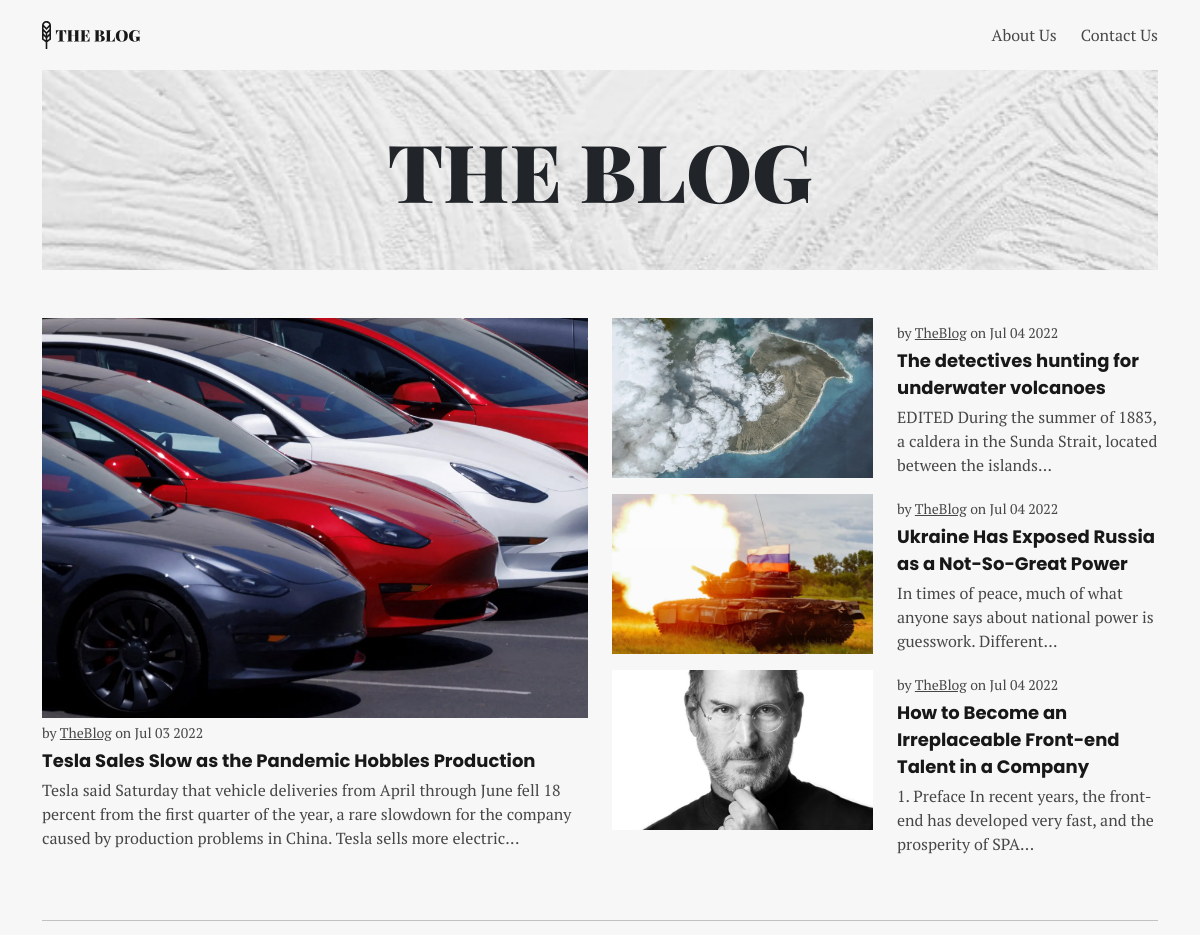
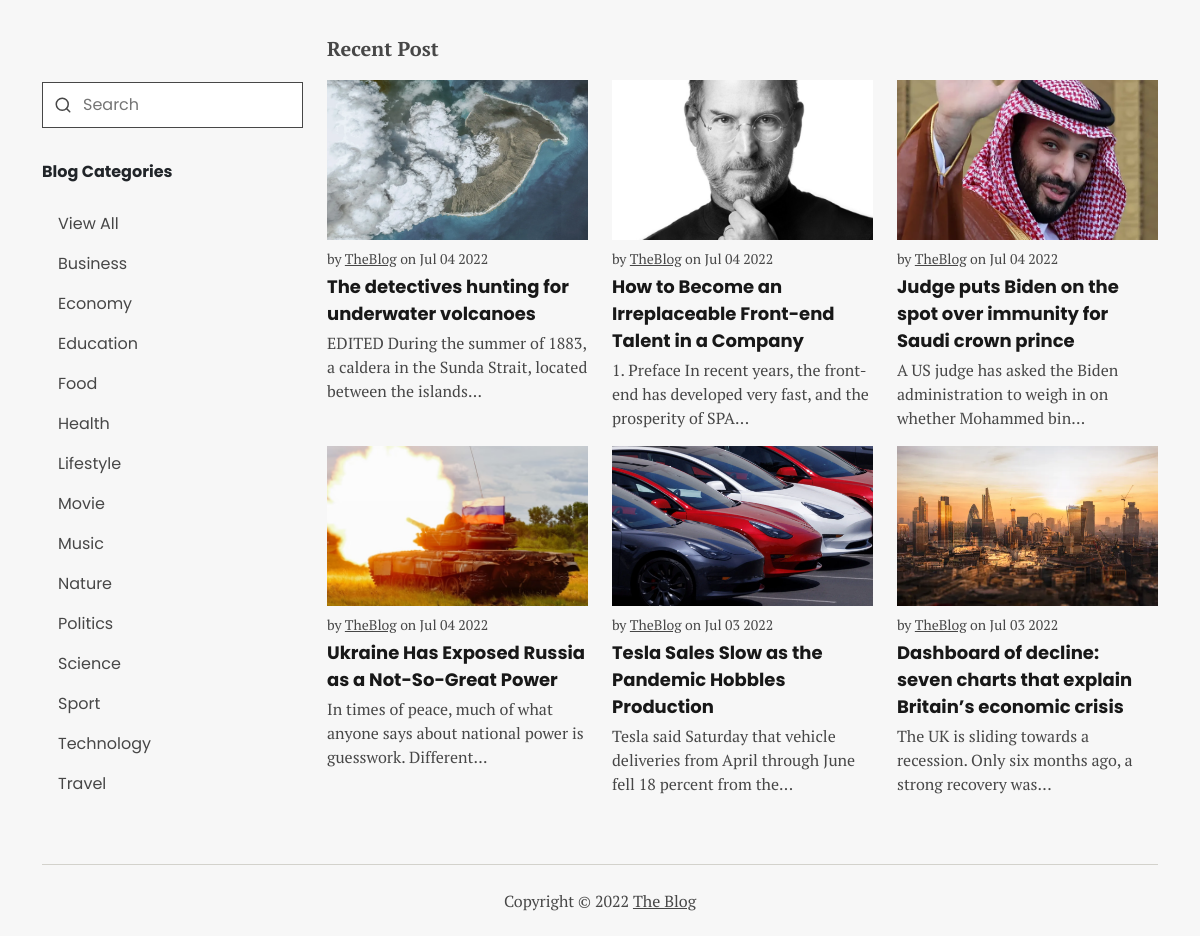
The page / on the database its author committed (2 pictures, top to bottom).
### tables this page shows
CREATE TABLE `post` (
  `id` int(11) NOT NULL,
  `title` varchar(250) NOT NULL,
  `body` text NOT NULL,
  `image` varchar(250) NOT NULL,
  `id_user` int(11) NOT NULL,
  `category` varchar(150) NOT NULL,
  `created_at` datetime NOT NULL,
  `isMain` tinyint(1) NOT NULL,
  `created_main_at` datetime NOT NULL
);

CREATE TABLE `user` (
  `id` int(11) NOT NULL,
  `email` varchar(250) NOT NULL,
  `password` varchar(250) NOT NULL,
  `first_name` varchar(250) NOT NULL,
  `last_name` varchar(250) NOT NULL,
  `isAdmin` tinyint(1) NOT NULL,
  `createdAt` datetime NOT NULL
);

CREATE TABLE `category` (
  `id` int(11) NOT NULL,
  `name` varchar(250) NOT NULL,
  `createdAt` datetime NOT NULL
);

### index.php (the view, shortened to what this page needs)
<?php
include './connection.php';
$sql_category = "SELECT * FROM category ORDER BY name";
$query_category = mysqli_query($conn, $sql_category);
$sql_post = "SELECT post.id, post.title, post.body, post.image, post.created_at, user.first_name AS 'author'
            FROM post
            LEFT JOIN user ON post.id_user = user.id
            ORDER BY created_at DESC
            LIMIT 6";
$query_post = mysqli_query($conn, $sql_post);
$sql_main_post = "SELECT post.id, post.title, post.body, post.image, post.created_at, user.first_name AS 'author'
				FROM post
				LEFT JOIN user ON post.id_user = user.id
				WHERE isMain = '1'
				ORDER BY created_main_at DESC
				LIMIT 4";
$query_main_post = mysqli_query($conn, $sql_main_post);
$row_main_post = array();
while ($row = mysqli_fetch_array($query_main_post)) {
	$row_main_post[] = $row;
}
?>
<!DOCTYPE html>
<html lang="en">
<head>
	<link rel="stylesheet" href="./style/bootstrap.min.css" />
	<link rel="stylesheet" href="./style/main.css" />
</head>
<body>
	<div class="container">
		<nav class="nav-main" aria-label="main navigation">
			<a href="#"><img src="./assets/logo.svg" alt="The Blog Logo" /></a>
			<div>
				<a href="#">About Us</a>
				<a href="#">Contact Us</a>
			</div>
		</nav>
		<header>
			<section class="banner">
				<img src="./assets/banner.jpg" alt="Banner" />
				<h1 class="display-1">THE BLOG</h1>
			</section>
		</header>
		<main>
			<article class="row my-5">
				<div class="col-12 col-md post mb-3">
					<a href="./read.php?id=<?= $row_main_post[0]['id'] ?>" class="card-post">
						<img src="./assets/post_image/<?= $row_main_post[0]['image'] ?>" alt="" class="post__image-large" />
						<p class="post__date">by <u><?= $row_main_post[0]['author'] ?></u> on <?= date("M d Y", strtotime($row_main_post[0]['created_at'])) ?></p>
						<p class="post__title"><?= $row_main_post[0]['title'] ?></p>
						<p class="post__body"><?= implode(' ', array_slice(explode(' ', strip_tags($row_main_post[0]['body'])), 0, 35)); ?>...</p>
					</a>
				</div>
				<div class="col-12 col-md post">
					<?php for ($i = 1; $i <= 3; $i++) { ?>
						<a href="./read.php?id=<?= $row_main_post[$i]['id'] ?>">
							<div class="row mb-3 card-post">
								<div class="col-12 col-xl-6"><img src="./assets/post_image/<?= $row_main_post[$i]['image'] ?>" alt="" class="post__image" /></div>
								<div class="col">
									<p class="post__date">by <u><?= $row_main_post[$i]['author'] ?></u> on <?= date("M d Y", strtotime($row_main_post[$i]['created_at'])) ?></p>
									<p class="post__title"><?= $row_main_post[$i]['title'] ?></p>
									<p class="post__body"><?= implode(' ', array_slice(explode(' ', strip_tags($row_main_post[$i]['body'])), 0, 15)); ?>...</p>
								</div>
							</div>
						</a>
					<?php } ?>
				</div>
			</article>
			<hr />
			<div class="row mt-0 mt-md-5">
				<aside class="col-12 col-md-3 mt-5 mb-4">
					<form action="./search.php" method="get" class="search">
						<input type="text" name="name" class="input" placeholder="Search" />
						<img src="./assets/ic_search.svg" alt="" />
					</form>
					<div class="category">
						<p class="category__title">Blog Categories</p>
						<nav class="nav-side" aria-label="Category Navigation">
							<a href="category.php?name=All">
								<p>View All</p>
							</a>
							<?php while ($row = mysqli_fetch_array($query_category)) { ?>
								<a href="category.php?name=<?= $row['name'] ?>">
									<p><?= $row['name'] ?></p>
								</a>
							<?php } ?>
						</nav>
					</div>
				</aside>
				<article class="col-12 col-md-9 post">
					<p class="title-post">Recent Post</p>
					<div class="row mb-3">
						<?php while ($row_post = mysqli_fetch_array($query_post)) { ?>
							<div class="col-12 col-md-6 col-lg-4 mb-3 card-post">
								<a href="read.php?id=<?= $row_post['id'] ?>">
									<img src="./assets/post_image/<?= $row_post['image'] ?>" alt="" class="post__image" />
									<p class="post__date pt-2 m-0">by <u><?= $row_post['author'] ?></u> on <?= date("M d Y", strtotime($row_post['created_at'])) ?></p>
									<p class="post__title"><?= $row_post['title'] ?></p>
									<p class="post__body wrap">
										<?= implode(' ', array_slice(explode(' ', strip_tags($row_post['body'])), 0, 15)); ?>...
									</p>
								</a>
							</div>
						<?php } ?>
					</div>
				</article>
			</div>
		</main>
		<footer>
			<p>Copyright © <?= date('Y') ?> <a href="#">The Blog</a></p>
		</footer>
	</div>
</body>
</html>

### style/main.css (style rules this page uses)
:root { --background: #f7f7f7; --soft: #d3d2cc; --active: #efead7; --dark: #474747; --darker: #181818; }
* { font-family: "PT Serif", serif; padding: 0; }
body { background-color: var(--background); }
.nav-main { display: flex; height: 70px; justify-content: space-between; align-items: center; }
.nav-main > div { display: flex; gap: 24px; }
.nav-main > div a { text-decoration: none; color: var(--dark); border-bottom: 1px solid var(--background); transition: 0.2s; }
aside * { font-family: Poppins, sans-serif; }
.nav-side a { text-decoration: none; color: var(--dark); }
.nav-side p { margin: 0; padding: 8px 16px; }
.category__title { font-weight: bold; margin: 32px 0 20px 0; }
.input { width: 100%; padding: 10px; border: 1px solid var(--dark); background-color: #fff; }
.search .input { padding-left: 40px; }
form.search { position: relative; display: flex; align-items: center; }
form.search img { position: absolute; left: 12px; }
.title-post { font-weight: bold; font-size: 20px; color: var(--dark); }
.banner { width: 100%; display: flex; align-items: center; justify-content: center; position: relative; }
.banner > img { width: 100%; max-height: 200px; object-fit: cover; background-repeat: no-repeat; }
.banner > h1 { font-family: "Playfair Display", serif; font-weight: 900; position: absolute; text-align: center; margin: 0; }
article { margin: 36px 0; }
.post a { text-decoration: none; height: 100%; }
.post__image, .post__image-large { width: 100%; object-fit: cover; object-position: center; height: 280px; }
.post__image-large { color: var(--dark); height: 280px; }
.card-post .post__date { color: var(--dark); font-size: 14px; margin: 4px 0 0 0; }
.card-post .post__title { font-family: Poppins, sans-serif; text-decoration: none; font-weight: bold; color: var(--darker); font-size: 18px; margin: 4px 0 0 0; }
.card-post .post__body { margin: 4px 0 0 0; color: var(--dark); }
footer { display: flex; justify-content: center; align-items: center; height: 72px; border-top: 1px solid var(--soft); }
footer * { color: var(--dark); margin: 0; }
@media screen and (min-width: 768px) { .post__image { height: 160px; } }
@media screen and (min-width: 768px) { .post__image-large { height: 400px; } }

### rows shown on the page
post: image (picture), created_at "Jul 03 2022", title "Tesla Sales Slow as the Pandemic Hobbles Production", body "Tesla said Saturday that vehicle deliveries from April through June fell 18 percent from the first quarter of the year, a rare slowdown for the company caused by production problems in China. Tesla sells more electric", id_user.first_name "TheBlog", body "Tesla said Saturday that vehicle deliveries from April through June fell 18 percent from the"
user: first_name "TheBlog"
post: image (picture), id_user.first_name "TheBlog", created_at "Jul 04 2022", title "The detectives hunting for underwater volcanoes", body "EDITED During the summer of 1883, a caldera in the Sunda Strait, located between the islands"
post: image (picture), id_user.first_name "TheBlog", created_at "Jul 04 2022", title "Ukraine Has Exposed Russia as a Not-So-Great Power", body "In times of peace, much of what anyone says about national power is guesswork. Different"
post: image (picture), id_user.first_name "TheBlog", created_at "Jul 04 2022", title "How to Become an Irreplaceable Front-end Talent in a Company", body "1. Preface In recent years, the front-end has developed very fast, and the prosperity of SPA"
category: name "Business"
category: name "Economy"
category: name "Education"
category: name "Food"
category: name "Health"
category: name "Lifestyle"
category: name "Movie"
category: name "Music"
category: name "Nature"
category: name "Politics"
category: name "Science"
category: name "Sport"
category: name "Technology"
category: name "Travel"
post: image (picture), id_user.first_name "TheBlog", created_at "Jul 04 2022", title "Judge puts Biden on the spot over immunity for Saudi crown prince", body "A US judge has asked the Biden administration to weigh in on whether Mohammed bin"
post: image (picture), id_user.first_name "TheBlog", created_at "Jul 03 2022", title "Dashboard of decline: seven charts that explain Britain’s economic crisis", body "The UK is sliding towards a recession. Only six months ago, a strong recovery was"
